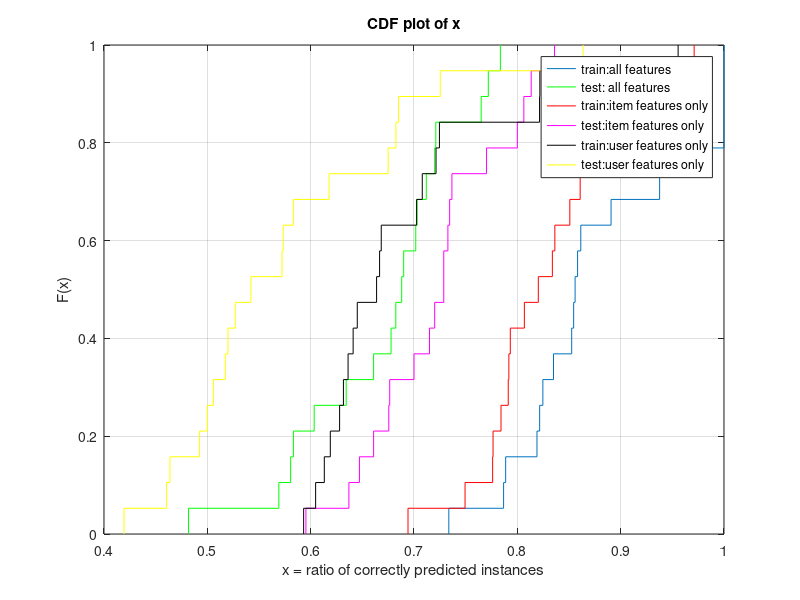

Recreate this plot in MATLAB.
%this is the script to plot results
A = dlmread('logit_regression_results_noheader.txt');
cdfplot(A(:,4))
hold on
h = cdfplot(A(:,5));
hold off
set(h,'color','g');
hold on
h=cdfplot(A(:,7));
hold off
set(h,'color','r');
hold on
h = cdfplot(A(:,8));
hold off
set(h,'color','m')

hold on
h=cdfplot(A(:,10));
hold off
set(h,'color','black');
hold on
h = cdfplot(A(:,11));
hold off
set(h,'color','yellow')



legend('train:all features','test: all features','train:item features only','test:item features only','train:user features only','test:user features only')
xlabel('x = ratio of correctly predicted instances')

